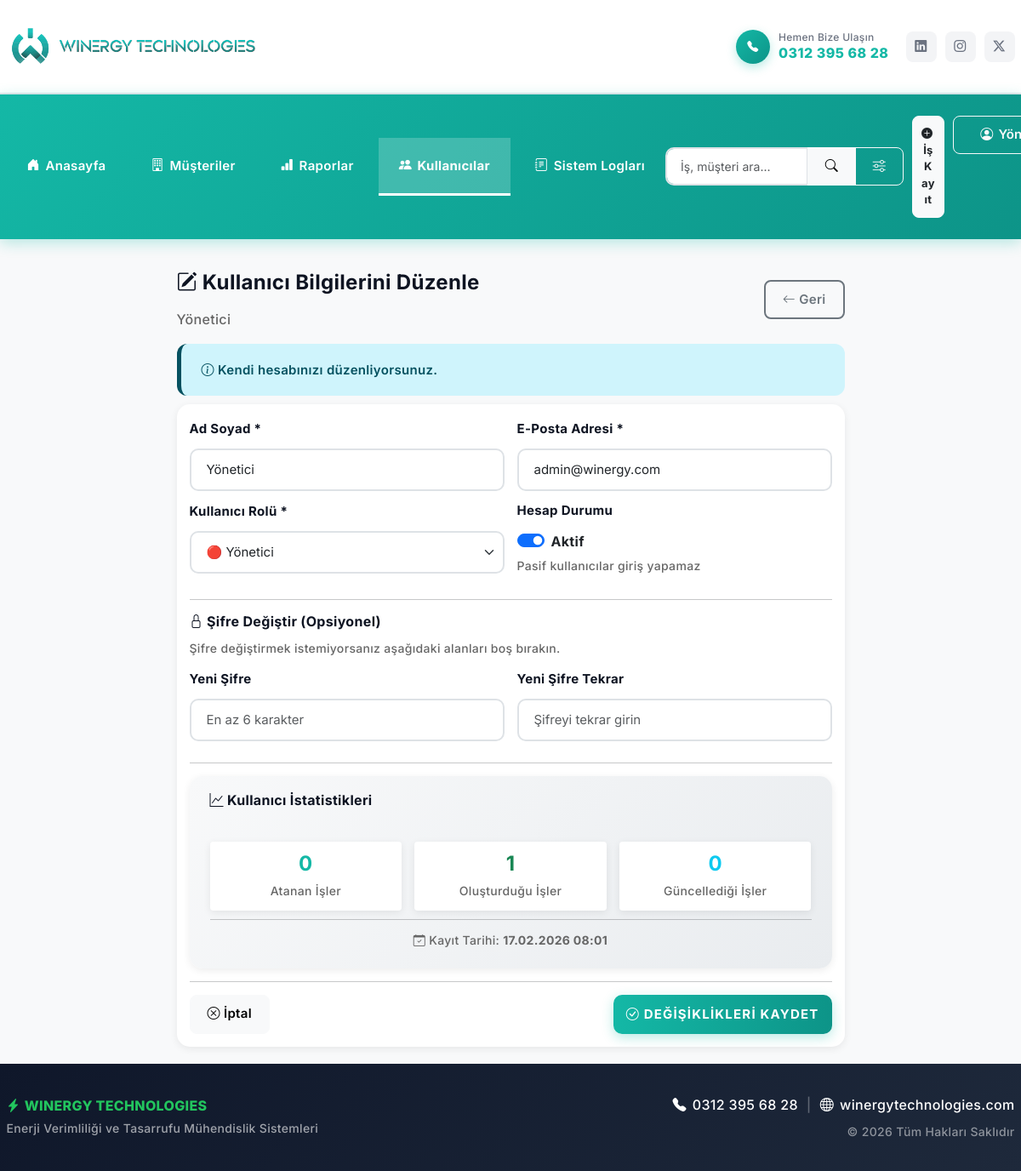
Page /kullanici-duzenle.php?id=8 (signed in) on the committed database.
### tables this page shows
CREATE TABLE `users` (
  `id` int(11) NOT NULL,
  `name` varchar(100) NOT NULL,
  `email` varchar(100) NOT NULL,
  `password` varchar(255) NOT NULL,
  `role` enum('admin','personel','danisman') NOT NULL,
  `is_active` tinyint(1) DEFAULT 1,
  `created_at` timestamp NOT NULL DEFAULT current_timestamp()
);

### kullanici-duzenle.php (the view, shortened to what this page needs)
<?php
require_once 'config/db.php';
$id = $_GET['id'] ?? null;
$stmt = $db->prepare("SELECT * FROM users WHERE id = ?");
$stmt->execute([$id]);
$user = $stmt->fetch(PDO::FETCH_ASSOC);
include 'includes/header.php';
?>
<div class="row justify-content-center">
    <div class="col-md-8">
        <div class="d-flex justify-content-between align-items-center mb-4">
            <div>
                <h3 class="fw-bold" style="color: var(--dt-sec-color);">
                    <i class="bi bi-pencil-square"></i> Kullanıcı Bilgilerini Düzenle
                </h3>
                <p class="text-muted mb-0"><?php echo htmlspecialchars($user['name']); ?></p>
            </div>
            <a href="kullanicilar.php" class="btn btn-outline-secondary">
                <i class="bi bi-arrow-left"></i> Geri
            </a>
        </div>
        <?php if($id == $_SESSION['user_id']): ?>
            <div class="alert alert-info">
                <i class="bi bi-info-circle"></i> Kendi hesabınızı düzenliyorsunuz.
            </div>
        <?php endif; ?>
        <div class="card shadow-sm border-0">
            <div class="card-body p-4">
                <form method="POST">
                    <div class="row">
                        <div class="col-md-6 mb-3">
                            <label class="form-label fw-bold">Ad Soyad *</label>
                            <input type="text" name="name" class="form-control"
                                   value="<?php echo htmlspecialchars($user['name']); ?>"
                                   required>
                        </div>
                        <div class="col-md-6 mb-3">
                            <label class="form-label fw-bold">E-Posta Adresi *</label>
                            <input type="email" name="email" class="form-control"
                                   value="<?php echo htmlspecialchars($user['email']); ?>"
                                   required>
                        </div>
                        <div class="col-md-6 mb-3">
                            <label class="form-label fw-bold">Kullanıcı Rolü *</label>
                            <select name="role" class="form-select" required>
                                <option value="admin" <?php echo $user['role'] == 'admin' ? 'selected' : ''; ?>>
                                    🔴 Yönetici
                                </option>
                            </select>
                        </div>
                        <div class="col-md-6 mb-3">
                            <label class="form-label fw-bold d-block">Hesap Durumu</label>
                            <div class="form-check form-switch mt-2">
                                <input class="form-check-input" type="checkbox" name="is_active" id="is_active"
                                       <?php echo $user['is_active'] ? 'checked' : ''; ?>>
                                <label class="form-check-label" for="is_active">
                                    <strong><?php echo $user['is_active'] ? 'Aktif' : 'Pasif'; ?></strong>
                                </label>
                            </div>
                            <small class="text-muted">Pasif kullanıcılar giriş yapamaz</small>
                        </div>
                    </div>
                    <hr class="my-4">
                    <h6 class="fw-bold mb-3">
                        <i class="bi bi-lock"></i> Şifre Değiştir (Opsiyonel)
                    </h6>
                    <p class="text-muted small">Şifre değiştirmek istemiyorsanız aşağıdaki alanları boş bırakın.</p>
                    <div class="row">
                        <div class="col-md-6 mb-3">
                            <label class="form-label fw-bold">Yeni Şifre</label>
                            <input type="password" name="new_password" class="form-control"
                                   placeholder="En az 6 karakter"
                                   minlength="6"
                                   autocomplete="new-password">
                        </div>
                        <div class="col-md-6 mb-3">
                            <label class="form-label fw-bold">Yeni Şifre Tekrar</label>
                            <input type="password" name="new_password_confirm" class="form-control"
                                   placeholder="Şifreyi tekrar girin"
                                   minlength="6"
                                   autocomplete="new-password">
                        </div>
                    </div>
                    <hr class="my-4">
                    <?php
                    $assigned_jobs_count = 0;
                    $created_jobs_count = 0;
                    $updated_jobs_count = 0;
                    try {
                        $stmt_stats = $db->prepare("SELECT COUNT(*) FROM jobs WHERE assigned_user_id = ?");
                        $stmt_stats->execute([$id]);
                        $assigned_jobs_count = $stmt_stats->fetchColumn();
                        $stmt_stats = $db->prepare("SELECT COUNT(*) FROM jobs WHERE created_by = ?");
                        $stmt_stats->execute([$id]);
                        $created_jobs_count = $stmt_stats->fetchColumn();
                        $stmt_stats = $db->prepare("SELECT COUNT(*) FROM jobs WHERE updated_by = ?");
                        $stmt_stats->execute([$id]);
                        $updated_jobs_count = $stmt_stats->fetchColumn();
                    } catch (Exception $e) {
                    }
                    ?>
                    <div class="card border-0 shadow-sm mb-4" style="background: linear-gradient(135deg, #f8f9fa 0%, #e9ecef 100%);">
                        <div class="card-header border-0" style="background: transparent;">
                            <h6 class="mb-0 fw-bold" style="color: var(--dt-sec-color);">
                                <i class="bi bi-graph-up"></i> Kullanıcı İstatistikleri
                            </h6>
                        </div>
                        <div class="card-body">
                            <div class="row text-center">
                                <div class="col-md-4 mb-3 mb-md-0">
                                    <div class="p-3 bg-white rounded shadow-sm">
                                        <h3 class="mb-1" style="color: var(--dt-pri-color);"><?php echo $assigned_jobs_count; ?></h3>
                                        <small class="text-muted">Atanan İşler</small>
                                    </div>
                                </div>
                                <div class="col-md-4 mb-3 mb-md-0">
                                    <div class="p-3 bg-white rounded shadow-sm">
                                        <h3 class="mb-1 text-success"><?php echo $created_jobs_count; ?></h3>
                                        <small class="text-muted">Oluşturduğu İşler</small>
                                    </div>
                                </div>
                                <div class="col-md-4">
                                    <div class="p-3 bg-white rounded shadow-sm">
                                        <h3 class="mb-1 text-info"><?php echo $updated_jobs_count; ?></h3>
                                        <small class="text-muted">Güncellediği İşler</small>
                                    </div>
                                </div>
                            </div>
                            <hr class="my-3">
                            <div class="text-center">
                                <small class="text-muted">
                                    <i class="bi bi-calendar-check"></i> Kayıt Tarihi:
                                    <strong><?php echo $user['created_at'] ? date('d.m.Y H:i', strtotime($user['created_at'])) : '-'; ?></strong>
                                </small>
                            </div>
                        </div>
                    </div>
                    <hr class="my-4">
                    <div class="d-flex justify-content-between">
                        <a href="kullanicilar.php" class="btn btn-light">
                            <i class="bi bi-x-circle"></i> İptal
                        </a>
                        <button type="submit" class="btn btn-winergy px-4">
                            <i class="bi bi-check-circle"></i> Değişiklikleri Kaydet
                        </button>
                    </div>
                </form>
            </div>
        </div>
    </div>
</div>
<?php include 'includes/footer.php'; ?>

### assets/style.css (style rules this page uses)
:root { --dt-pri-color: #14b8a6; --dt-priTwo-color: #0d9488; --dt-sec-color: #0e1422; --dt-pri-rgb: 20, 184, 166; --dt-priTwo-rgb: 13, 148, 136; --dt-sec-rgb: 14, 20, 34; --dt-whi-color: #ffffff; --dt-gray-color: #f2f2f2; --dt-gray2-color: #fcfbff; --dt-gray3-color: #f9f6ff; --dt-base-color: #666666; --winergy-success: #22c55e; --winergy-warning: #f59e0b; --winergy-danger: #ef4444; --winergy-info: #0ea5e9; --dt-priGrd-color: linear-gradient(to right, var(--dt-pri-color), var(--dt-priTwo-color)); --dt-priGrdRev-color: linear-gradient(to right, var(--dt-priTwo-color), var(--dt-pri-color)); --dt-base-font: "Inter", "Segoe UI", -apple-system, BlinkMacSystemFont, sans-serif; --dt-title-font: "Inter", "Segoe UI", sans-serif; --dt-transition: all 0.3s cubic-bezier(0.645, 0.045, 0.355, 1); }
html { font-size: 62.5%; overflow-x: hidden; scroll-behavior: smooth; box-sizing: border-box; -webkit-box-sizing: border-box; height: 100%; }
*, *::after, *::before { box-sizing: inherit; -webkit-box-sizing: inherit; -webkit-font-smoothing: antialiased; -moz-osx-font-smoothing: grayscale; word-break: break-word; word-wrap: break-word; }
body { margin: 0; font-size: 1.6rem; font-weight: 500; line-height: 1.7; overflow-x: hidden; font-family: var(--dt-base-font); color: var(--dt-base-color); letter-spacing: 0.02em; background-color: #f8f9fa; -webkit-text-size-adjust: 100%; -webkit-tap-highlight-color: transparent; height: 100%; display: flex; flex-direction: column; }
body:not(.admin-bar) { position: relative; }
.btn { font-weight: 600; border-radius: 0.8rem; padding: 1rem 2rem; font-size: 1.5rem; transition: var(--dt-transition); }
.btn-outline-secondary { border: 2px solid #6c757d; font-weight: 600; }
.btn-winergy { background: var(--dt-priGrd-color); color: var(--dt-whi-color) !important; font-weight: 700; border-radius: 1rem; padding: 1.2rem 2.8rem; border: none; transition: var(--dt-transition); box-shadow: 0 0.4rem 1.4rem rgba(var(--dt-pri-rgb), 0.3); text-transform: uppercase; font-size: 1.5rem; letter-spacing: 0.08em; }
.card { border: none; border-radius: 1.5rem; box-shadow: 0 0.4rem 2.4rem rgba(0, 0, 0, 0.08); transition: var(--dt-transition); background: var(--dt-whi-color); overflow: hidden; }
.card-header { background: linear-gradient(135deg, #f8f9fa 0%, #e9ecef 100%); border-bottom: 0.3rem solid var(--dt-pri-color); font-weight: 700; color: var(--dt-sec-color); border-radius: 1.2rem 1.2rem 0 0 !important; padding: 1.8rem 2.4rem; font-size: 1.8rem; }
.card-body { padding: 2rem 2.4rem; }
.form-control, .form-select { border: 0.2rem solid #dee2e6; border-radius: 1rem; padding: 1.2rem 1.8rem; transition: var(--dt-transition); font-size: 1.5rem; }
.form-label { font-weight: 600; color: var(--dt-sec-color); margin-bottom: 1rem; font-size: 1.5rem; }
.alert { border: none; border-radius: 1.2rem; border-left: 0.5rem solid; font-weight: 600; padding: 1.8rem 2.4rem; font-size: 1.5rem; }
.text-muted { color: var(--dt-base-color) !important; }
.fw-bold { font-weight: 700 !important; }
h1, h2, h3, h4, h5, h6 { font-family: var(--dt-title-font); color: var(--dt-sec-color); font-weight: 700; line-height: 1.3; margin-bottom: 1.5rem; }
h3 { font-size: 2.4rem; }
h6 { font-size: 1.6rem; }
a { color: var(--dt-pri-color); text-decoration: none; transition: var(--dt-transition); }
.shadow-sm { box-shadow: 0 0.25rem 1rem rgba(0, 0, 0, 0.075) !important; }
@media (max-width: 75em) { html { font-size: 62.5%; } }

### rows in the picture
users: name "Yönetici", email "admin@winergy.com", role "🔴 Yönetici", is_active "☑", created_at "17.02.2026 08:01"

### other values in the picture
$assigned_jobs_count "0"
$created_jobs_count "1"
$updated_jobs_count "0"
